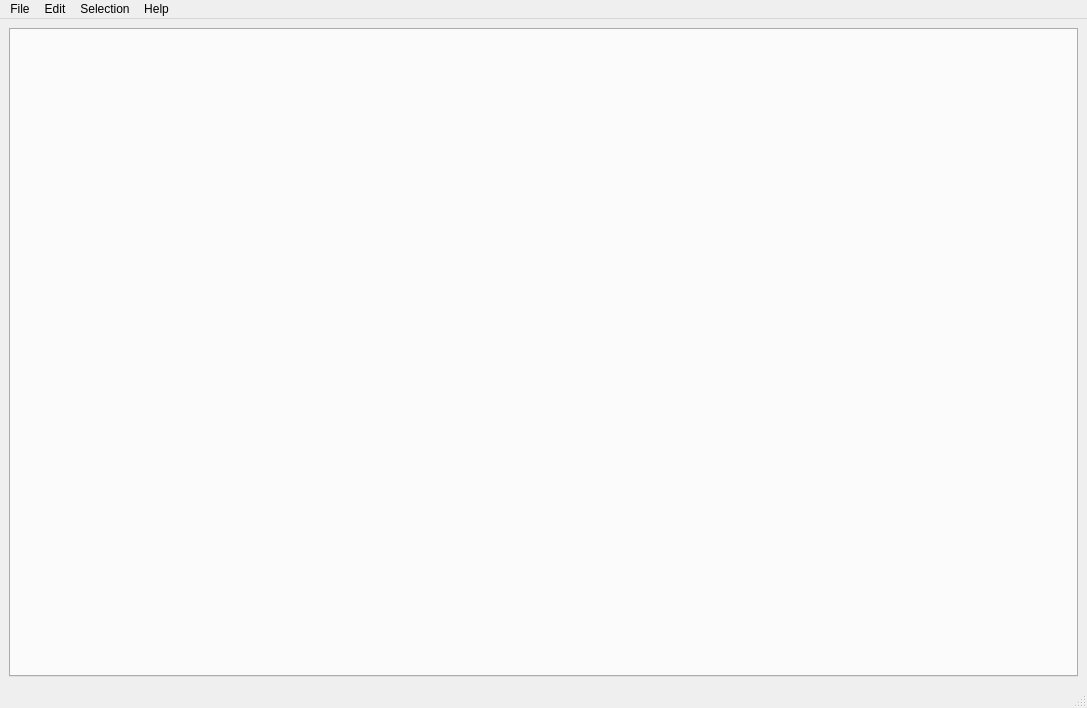
<?xml version="1.0" encoding="UTF-8"?>
<ui version="4.0">
 <class>UnvisualKode</class>
 <widget class="QMainWindow" name="UnvisualKode">
  <property name="geometry">
   <rect>
    <x>0</x>
    <y>0</y>
    <width>1087</width>
    <height>708</height>
   </rect>
  </property>
  <property name="windowTitle">
   <string>UnvisualKode</string>
  </property>
  <widget class="QWidget" name="centralwidget">
   <layout class="QGridLayout" name="gridLayout">
    <item row="0" column="0">
     <widget class="QTabWidget" name="tabWidget">
      <property name="currentIndex">
       <number>-1</number>
      </property>
     </widget>
    </item>
   </layout>
  </widget>
  <widget class="QStatusBar" name="statusbar"/>
  <widget class="QMenuBar" name="menubar">
   <property name="geometry">
    <rect>
     <x>0</x>
     <y>0</y>
     <width>1087</width>
     <height>23</height>
    </rect>
   </property>
   <widget class="QMenu" name="menuFIle">
    <property name="title">
     <string>File</string>
    </property>
    <addaction name="actionNew_file"/>
    <addaction name="actionOpen_file"/>
    <addaction name="actionSave_file"/>
    <addaction name="actionSave_file_as"/>
    <addaction name="separator"/>
    <addaction name="actionNew_window"/>
   </widget>
   <widget class="QMenu" name="menuEdit">
    <property name="title">
     <string>Edit</string>
    </property>
    <addaction name="actionUndo"/>
    <addaction name="actionRedo"/>
    <addaction name="separator"/>
    <addaction name="actionCut"/>
    <addaction name="actionCopy"/>
    <addaction name="actionPaste"/>
    <addaction name="separator"/>
    <addaction name="actionFind"/>
    <addaction name="actionReplace"/>
    <addaction name="separator"/>
    <addaction name="actionToggle_Line_Comment"/>
    <addaction name="actionToggle_Block_COmment"/>
   </widget>
   <widget class="QMenu" name="menuSelection">
    <property name="title">
     <string>Selection</string>
    </property>
    <addaction name="actionSelect_All"/>
    <addaction name="separator"/>
    <addaction name="actionMove_Line_Up"/>
    <addaction name="actionMove_Line_Down"/>
   </widget>
   <widget class="QMenu" name="menuHelp">
    <property name="title">
     <string>Help</string>
    </property>
    <addaction name="actionSite"/>
    <addaction name="actionAbout"/>
   </widget>
   <addaction name="menuFIle"/>
   <addaction name="menuEdit"/>
   <addaction name="menuSelection"/>
   <addaction name="menuHelp"/>
  </widget>
  <action name="actionNew_file">
   <property name="text">
    <string>New file</string>
   </property>
   <property name="shortcut">
    <string>Ctrl+N</string>
   </property>
  </action>
  <action name="actionOpen_file">
   <property name="text">
    <string>Open file</string>
   </property>
   <property name="shortcut">
    <string>Ctrl+O</string>
   </property>
  </action>
  <action name="actionSave_file">
   <property name="text">
    <string>Save file</string>
   </property>
   <property name="shortcut">
    <string>Ctrl+S</string>
   </property>
  </action>
  <action name="actionUndo">
   <property name="text">
    <string>Undo</string>
   </property>
   <property name="shortcut">
    <string>Ctrl+Z</string>
   </property>
  </action>
  <action name="actionRedo">
   <property name="text">
    <string>Redo</string>
   </property>
   <property name="shortcut">
    <string>Ctrl+Y</string>
   </property>
  </action>
  <action name="actionCut">
   <property name="text">
    <string>Cut</string>
   </property>
   <property name="shortcut">
    <string>Ctrl+X</string>
   </property>
  </action>
  <action name="actionCopy">
   <property name="text">
    <string>Copy</string>
   </property>
   <property name="shortcut">
    <string>Ctrl+C</string>
   </property>
  </action>
  <action name="actionPaste">
   <property name="text">
    <string>Paste</string>
   </property>
   <property name="shortcut">
    <string>Ctrl+V</string>
   </property>
  </action>
  <action name="actionFind">
   <property name="text">
    <string>Find</string>
   </property>
   <property name="shortcut">
    <string>Ctrl+F</string>
   </property>
  </action>
  <action name="actionReplace">
   <property name="text">
    <string>Replace</string>
   </property>
   <property name="shortcut">
    <string>Ctrl+H</string>
   </property>
  </action>
  <action name="actionToggle_Line_Comment">
   <property name="text">
    <string>Toggle Line Comment</string>
   </property>
   <property name="shortcut">
    <string>Ctrl+/</string>
   </property>
  </action>
  <action name="actionToggle_Block_COmment">
   <property name="text">
    <string>Toggle Block COmment</string>
   </property>
   <property name="shortcut">
    <string>Ctrl+Shift+A</string>
   </property>
  </action>
  <action name="actionSelect_All">
   <property name="text">
    <string>Select All</string>
   </property>
   <property name="shortcut">
    <string>Ctrl+A</string>
   </property>
  </action>
  <action name="actionMove_Line_Up">
   <property name="text">
    <string>Move Line Up</string>
   </property>
   <property name="shortcut">
    <string>Alt+Up</string>
   </property>
  </action>
  <action name="actionMove_Line_Down">
   <property name="text">
    <string>Move Line Down</string>
   </property>
   <property name="shortcut">
    <string>Alt+Down</string>
   </property>
  </action>
  <action name="actionAbout">
   <property name="text">
    <string>About UnvisualKode</string>
   </property>
  </action>
  <action name="actionSite">
   <property name="text">
    <string>Report a bug or suggest a feature</string>
   </property>
  </action>
  <action name="actionNew_window">
   <property name="text">
    <string>New window</string>
   </property>
   <property name="shortcut">
    <string>Ctrl+Shift+N</string>
   </property>
  </action>
  <action name="actionSave_file_as">
   <property name="text">
    <string>Save file as</string>
   </property>
  </action>
 </widget>
 <resources/>
 <connections/>
</ui>
